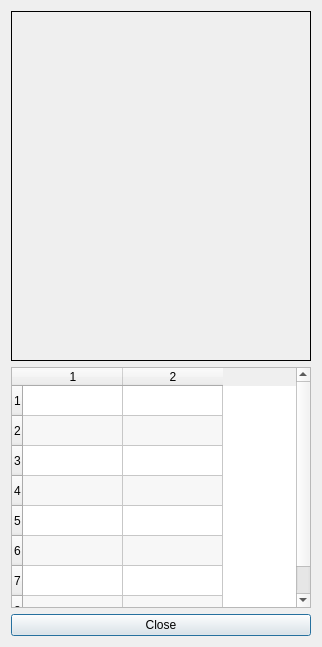
<?xml version="1.0" encoding="UTF-8"?>
<ui version="4.0">
 <class>ImageInfoDialog</class>
 <widget class="QDialog" name="ImageInfoDialog">
  <property name="geometry">
   <rect>
    <x>0</x>
    <y>0</y>
    <width>320</width>
    <height>647</height>
   </rect>
  </property>
  <property name="windowTitle">
   <string/>
  </property>
  <layout class="QVBoxLayout" name="verticalLayout_2">
   <item>
    <layout class="QVBoxLayout" name="verticalLayout">
     <item>
      <widget class="QLabel" name="lblPreview">
       <property name="sizePolicy">
        <sizepolicy hsizetype="Expanding" vsizetype="Expanding">
         <horstretch>0</horstretch>
         <verstretch>0</verstretch>
        </sizepolicy>
       </property>
       <property name="minimumSize">
        <size>
         <width>300</width>
         <height>350</height>
        </size>
       </property>
       <property name="frameShape">
        <enum>QFrame::Shape::Box</enum>
       </property>
       <property name="text">
        <string/>
       </property>
       <property name="scaledContents">
        <bool>false</bool>
       </property>
       <property name="alignment">
        <set>Qt::AlignmentFlag::AlignCenter</set>
       </property>
      </widget>
     </item>
     <item>
      <widget class="QTableWidget" name="tableProperties">
       <property name="editTriggers">
        <set>QAbstractItemView::EditTrigger::NoEditTriggers</set>
       </property>
       <property name="alternatingRowColors">
        <bool>true</bool>
       </property>
       <property name="selectionMode">
        <enum>QAbstractItemView::SelectionMode::NoSelection</enum>
       </property>
       <property name="rowCount">
        <number>8</number>
       </property>
       <property name="columnCount">
        <number>2</number>
       </property>
       <attribute name="horizontalHeaderVisible">
        <bool>true</bool>
       </attribute>
       <attribute name="verticalHeaderShowSortIndicator" stdset="0">
        <bool>false</bool>
       </attribute>
       <row/>
       <row/>
       <row/>
       <row/>
       <row/>
       <row/>
       <row/>
       <row/>
       <column/>
       <column/>
      </widget>
     </item>
     <item>
      <widget class="QPushButton" name="btnClose">
       <property name="text">
        <string>Close</string>
       </property>
      </widget>
     </item>
    </layout>
   </item>
  </layout>
 </widget>
 <resources/>
 <connections/>
</ui>
